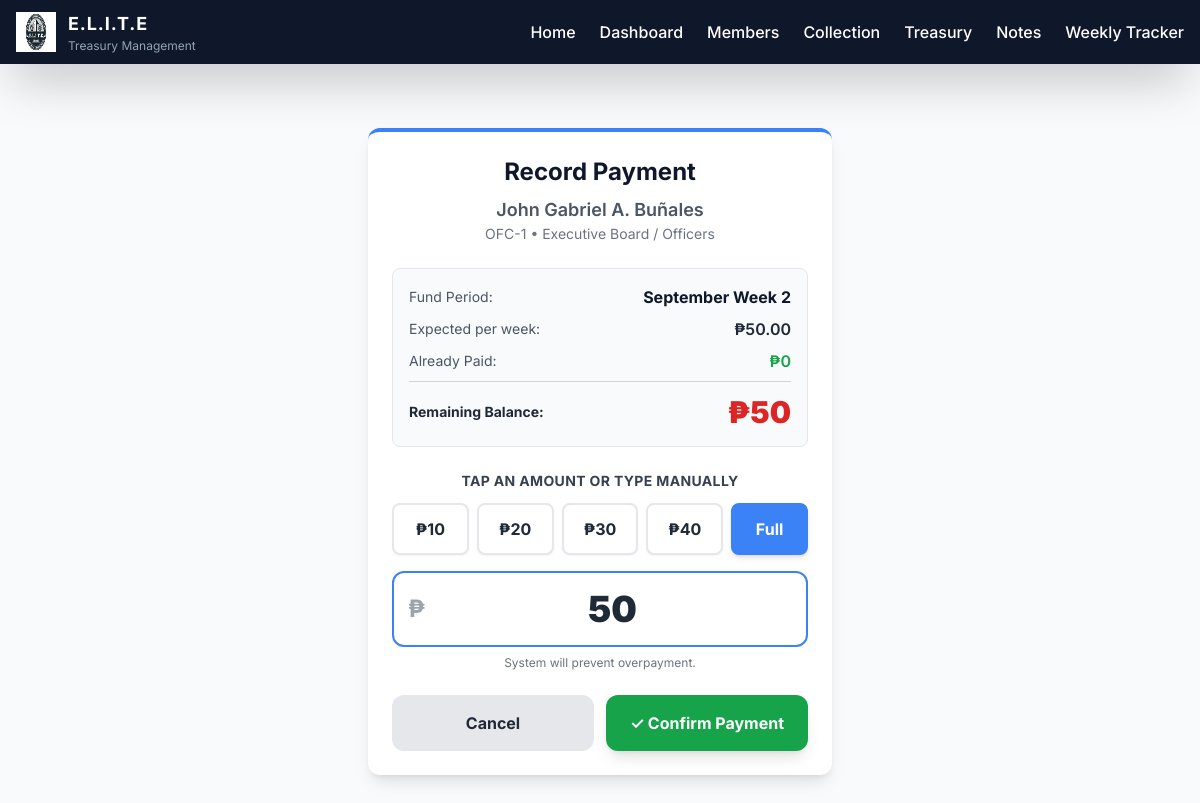
/collection/pay/95/2/, run on the app's committed database.
### core/models.py (models this page shows, shortened)
class Member(models.Model):
    STATUS_CHOICES = [
        ('Active', 'Active'),
        ('Inactive', 'Inactive'),
    ]
    member_id = models.CharField(max_length=20, unique=True) # e.g., ELT-001
    first_name = models.CharField(max_length=100)
    last_name = models.CharField(max_length=100)
    department = models.CharField(max_length=100)
    year_level = models.IntegerField()
    section = models.CharField(max_length=10)
    team = models.ForeignKey(Team, on_delete=models.PROTECT) # Protect prevents deleting a team if it has members
    status = models.CharField(max_length=20, choices=STATUS_CHOICES, default='Active')
    date_joined = models.DateField(auto_now_add=True)

class Team(models.Model):
    name = models.CharField(max_length=100, unique=True)

class FundPeriod(models.Model):
    STATUS_CHOICES = [
        ('Active', 'Active'),
        ('Completed', 'Completed'),
    ]
    name = models.CharField(max_length=100)  # e.g., "September Week 1"
    amount_per_member = models.DecimalField(max_digits=10, decimal_places=2, default=50.00)
    start_date = models.DateField(default=timezone.now)
    end_date = models.DateField(null=True, blank=True)
    status = models.CharField(max_length=20, choices=STATUS_CHOICES, default='Active')
    created_at = models.DateTimeField(auto_now_add=True)

### core/views.py (the view, shortened to what this page needs)
# urls.py: path('collection/pay/<int:member_id>/<int:fund_id>/', views.quick_pay, name='quick_pay'),
def quick_pay(request, member_id, fund_id):
    from django.db.models import Sum
    from django.utils import timezone
    selected_fund = get_object_or_404(FundPeriod, pk=fund_id)
    member = get_object_or_404(Member, pk=member_id)
    total_paid = Contribution.objects.filter(member=member, fund_period=selected_fund).aggregate(Sum('amount'))['amount__sum'] or 0
    total_paid = float(total_paid)
    fund_amount = float(selected_fund.amount_per_member)
    remaining = max(0.0, fund_amount - total_paid)
    context = {
        'member': member,
        'active_fund': selected_fund,
        'total_paid': total_paid,
        'remaining': remaining,
    }
    return render(request, 'core/quick_pay.html', context)

### core/templates/core/quick_pay.html (shortened to what this page needs)
{% extends "core/base.html" %}
{% block content %}
<div class="max-w-lg mx-auto p-6 mt-10">
    <div class="bg-white rounded-xl shadow-lg p-6 border-t-4 border-elite-blue">
        <div class="text-center mb-6">
            <h1 class="text-2xl font-bold text-elite-dark">Record Payment</h1>
            <p class="text-gray-600 mt-2 font-semibold text-lg">{{ member.first_name }} {{ member.last_name }}</p>
            <p class="text-sm text-gray-500">{{ member.member_id }} • {{ member.team.name }}</p>
        </div>
        <div class="bg-gray-50 border border-gray-200 rounded-lg p-4 mb-6">
            <div class="flex justify-between items-center mb-2">
                <span class="text-sm text-gray-600">Fund Period:</span>
                <span class="font-bold text-elite-dark">{{ active_fund.name }}</span>
            </div>
            <div class="flex justify-between items-center mb-2">
                <span class="text-sm text-gray-600">Expected per week:</span>
                <span class="font-semibold">₱{{ active_fund.amount_per_member }}</span>
            </div>
            <div class="flex justify-between items-center mb-2">
                <span class="text-sm text-gray-600">Already Paid:</span>
                <span class="font-semibold text-green-600">₱{{ total_paid|floatformat:0 }}</span>
            </div>
            <div class="flex justify-between items-center pt-3 border-t border-gray-300">
                <span class="text-sm font-bold text-gray-800">Remaining Balance:</span>
                <span class="font-black text-3xl text-red-600">₱{{ remaining|floatformat:0 }}</span>
            </div>
        </div>
        <form method="POST">
            <div class="mb-6">
                <label class="block text-sm font-bold text-gray-700 mb-3 text-center uppercase tracking-wide">
                    Tap an amount or type manually
                </label>
                <div class="grid grid-cols-5 gap-2 mb-4">
                    <button type="button" class="quick-amount bg-white hover:bg-blue-50 text-gray-800 font-bold py-3 rounded-lg border-2 border-gray-200 hover:border-blue-400 transition shadow-sm" data-amount="10">₱10</button>
                    <button type="button" class="quick-amount bg-white hover:bg-blue-50 text-gray-800 font-bold py-3 rounded-lg border-2 border-gray-200 hover:border-blue-400 transition shadow-sm" data-amount="20">₱20</button>
                    <button type="button" class="quick-amount bg-white hover:bg-blue-50 text-gray-800 font-bold py-3 rounded-lg border-2 border-gray-200 hover:border-blue-400 transition shadow-sm" data-amount="30">₱30</button>
                    <button type="button" class="quick-amount bg-white hover:bg-blue-50 text-gray-800 font-bold py-3 rounded-lg border-2 border-gray-200 hover:border-blue-400 transition shadow-sm" data-amount="40">₱40</button>
                    <button type="button" class="quick-amount bg-elite-blue hover:bg-blue-700 text-white font-bold py-3 rounded-lg border-2 border-elite-blue transition shadow-md" data-amount="{{ remaining|floatformat:0 }}">Full</button>
                </div>
                <div class="relative">
                    <span class="absolute left-4 top-1/2 transform -translate-y-1/2 text-2xl font-bold text-gray-400">₱</span>
                    <input type="number" name="amount" id="amountInput"
                           value="{{ remaining|floatformat:0 }}" step="1" min="1" max="{{ remaining|floatformat:0 }}"
                           class="w-full text-center text-4xl font-black border-2 border-elite-blue rounded-xl py-4 pl-10 focus:outline-none focus:ring-4 focus:ring-blue-200 transition">
                </div>
                <p class="text-xs text-gray-500 text-center mt-2">System will prevent overpayment.</p>
            </div>
            <div class="flex space-x-3">
                <a href="{% url 'fund_collection' %}?fund={{ active_fund.id }}"
                   class="flex-1 bg-gray-200 hover:bg-gray-300 text-gray-800 font-bold py-4 px-4 rounded-xl text-center transition">
                    Cancel
                </a>
                <button type="submit"
                        class="flex-1 bg-green-600 hover:bg-green-700 text-white font-bold py-4 px-4 rounded-xl shadow-lg transition transform hover:scale-[1.02]">
                    ✓ Confirm Payment
                </button>
            </div>
        </form>
    </div>
</div>
{% endblock %}

### core/templates/core/base.html (style rules this page uses)
body { font-family: 'Inter', sans-serif; }

### data on the page
Member: first_name "John Gabriel A.", last_name "Buñales", member_id "OFC-1", team.name "Executive Board / Officers"
FundPeriod: name "September Week 2", amount_per_member "50.00"

### other printed values
{{ total_paid|floatformat:0 }} "0"
{{ remaining|floatformat:0 }} "50"
